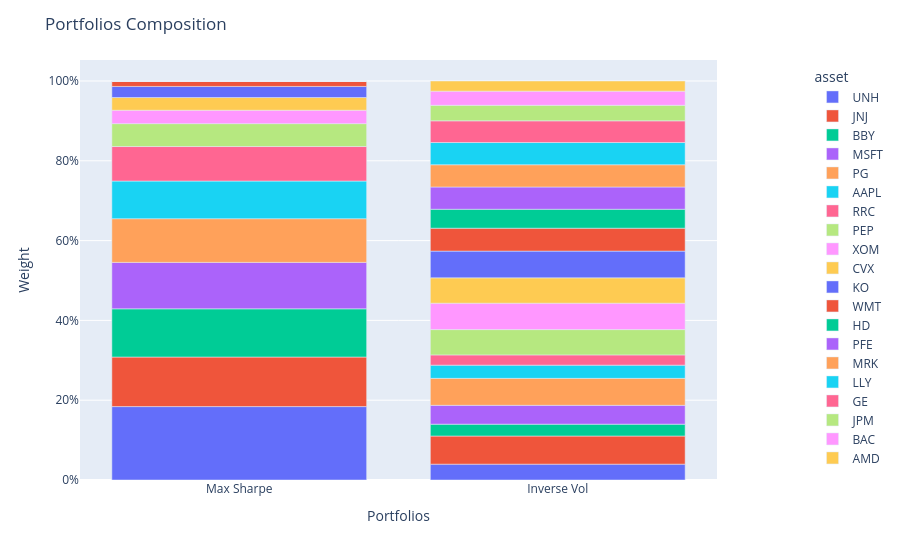

Notebook cell for this chart:
### Code cell
population.plot_composition()

### Figure 1 — Plotly figure (JSON) as saved in the notebook; plotly's stock layout.template omitted (floating-point values rounded to 4 significant figures)
{"data": [{"alignmentgroup": "True", "hovertemplate": "asset=UNH<br>index=%{x}<br>value=%{y}<extra></extra>", "legendgroup": "UNH", "marker": {"color": "#636efa", "pattern": {"shape": ""}}, "name": "UNH", "offsetgroup": "UNH", "orientation": "v", "showlegend": true, "textposition": "auto", "type": "bar", "x": ["Max Sharpe", "Inverse Vol"], "xaxis": "x", "y": [0.184, 0.03971], "yaxis": "y"}, {"alignmentgroup": "True", "hovertemplate": "asset=JNJ<br>index=%{x}<br>value=%{y}<extra></extra>", "legendgroup": "JNJ", "marker": {"color": "#EF553B", "pattern": {"shape": ""}}, "name": "JNJ", "offsetgroup": "JNJ", "orientation": "v", "showlegend": true, "textposition": "auto", "type": "bar", "x": ["Max Sharpe", "Inverse Vol"], "xaxis": "x", "y": [0.1241, 0.0705], "yaxis": "y"}, {"alignmentgroup": "True", "hovertemplate": "asset=BBY<br>index=%{x}<br>value=%{y}<extra></extra>", "legendgroup": "BBY", "marker": {"color": "#00cc96", "pattern": {"shape": ""}}, "name": "BBY", "offsetgroup": "BBY", "orientation": "v", "showlegend": true, "textposition": "auto", "type": "bar", "x": ["Max Sharpe", "Inverse Vol"], "xaxis": "x", "y": [0.1209, 0.02969], "yaxis": "y"}, {"alignmentgroup": "True", "hovertemplate": "asset=MSFT<br>index=%{x}<br>value=%{y}<extra></extra>", "legendgroup": "MSFT", "marker": {"color": "#ab63fa", "pattern": {"shape": ""}}, "name": "MSFT", "offsetgroup": "MSFT", "orientation": "v", "showlegend": true, "textposition": "auto", "type": "bar", "x": ["Max Sharpe", "Inverse Vol"], "xaxis": "x", "y": [0.1164, 0.04723], "yaxis": "y"}, {"alignmentgroup": "True", "hovertemplate": "asset=PG<br>index=%{x}<br>value=%{y}<extra></extra>", "legendgroup": "PG", "marker": {"color": "#FFA15A", "pattern": {"shape": ""}}, "name": "PG", "offsetgroup": "PG", "orientation": "v", "showlegend": true, "textposition": "auto", "type": "bar", "x": ["Max Sharpe", "Inverse Vol"], "xaxis": "x", "y": [0.1095, 0.06765], "yaxis": "y"}, {"alignmentgroup": "True", "hovertemplate": "asset=AAPL<br>index=%{x}<br>value=%{y}<extra></extra>", "legendgroup": "AAPL", "marker": {"color": "#19d3f3", "pattern": {"shape": ""}}, "name": "AAPL", "offsetgroup": "AAPL", "orientation": "v", "showlegend": true, "textposition": "auto", "type": "bar", "x": ["Max Sharpe", "Inverse Vol"], "xaxis": "x", "y": [0.09438, 0.03307], "yaxis": "y"}, {"alignmentgroup": "True", "hovertemplate": "asset=RRC<br>index=%{x}<br>value=%{y}<extra></extra>", "legendgroup": "RRC", "marker": {"color": "#FF6692", "pattern": {"shape": ""}}, "name": "RRC", "offsetgroup": "RRC", "orientation": "v", "showlegend": true, "textposition": "auto", "type": "bar", "x": ["Max Sharpe", "Inverse Vol"], "xaxis": "x", "y": [0.08648, 0.02565], "yaxis": "y"}, {"alignmentgroup": "True", "hovertemplate": "asset=PEP<br>index=%{x}<br>value=%{y}<extra></extra>", "legendgroup": "PEP", "marker": {"color": "#B6E880", "pattern": {"shape": ""}}, "name": "PEP", "offsetgroup": "PEP", "orientation": "v", "showlegend": true, "textposition": "auto", "type": "bar", "x": ["Max Sharpe", "Inverse Vol"], "xaxis": "x", "y": [0.05739, 0.06351], "yaxis": "y"}, {"alignmentgroup": "True", "hovertemplate": "asset=XOM<br>index=%{x}<br>value=%{y}<extra></extra>", "legendgroup": "XOM", "marker": {"color": "#FF97FF", "pattern": {"shape": ""}}, "name": "XOM", "offsetgroup": "XOM", "orientation": "v", "showlegend": true, "textposition": "auto", "type": "bar", "x": ["Max Sharpe", "Inverse Vol"], "xaxis": "x", "y": [0.03357, 0.0661], "yaxis": "y"}, {"alignmentgroup": "True", "hovertemplate": "asset=CVX<br>index=%{x}<br>value=%{y}<extra></extra>", "legendgroup": "CVX", "marker": {"color": "#FECB52", "pattern": {"shape": ""}}, "name": "CVX", "offsetgroup": "CVX", "orientation": "v", "showlegend": true, "textposition": "auto", "type": "bar", "x": ["Max Sharpe", "Inverse Vol"], "xaxis": "x", "y": [0.03184, 0.06358], "yaxis": "y"}, {"alignmentgroup": "True", "hovertemplate": "asset=KO<br>index=%{x}<br>value=%{y}<extra></extra>", "legendgroup": "KO", "marker": {"color": "#636efa", "pattern": {"shape": ""}}, "name": "KO", "offsetgroup": "KO", "orientation": "v", "showlegend": true, "textposition": "auto", "type": "bar", "x": ["Max Sharpe", "Inverse Vol"], "xaxis": "x", "y": [0.0278, 0.06698], "yaxis": "y"}, {"alignmentgroup": "True", "hovertemplate": "asset=WMT<br>index=%{x}<br>value=%{y}<extra></extra>", "legendgroup": "WMT", "marker": {"color": "#EF553B", "pattern": {"shape": ""}}, "name": "WMT", "offsetgroup": "WMT", "orientation": "v", "showlegend": true, "textposition": "auto", "type": "bar", "x": ["Max Sharpe", "Inverse Vol"], "xaxis": "x", "y": [0.01346, 0.05745], "yaxis": "y"}, {"alignmentgroup": "True", "hovertemplate": "asset=HD<br>index=%{x}<br>value=%{y}<extra></extra>", "legendgroup": "HD", "marker": {"color": "#00cc96", "pattern": {"shape": ""}}, "name": "HD", "offsetgroup": "HD", "orientation": "v", "showlegend": true, "textposition": "auto", "type": "bar", "x": ["Max Sharpe", "Inverse Vol"], "xaxis": "x", "y": [0.0001784, 0.04742], "yaxis": "y"}, {"alignmentgroup": "True", "hovertemplate": "asset=PFE<br>index=%{x}<br>value=%{y}<extra></extra>", "legendgroup": "PFE", "marker": {"color": "#ab63fa", "pattern": {"shape": ""}}, "name": "PFE", "offsetgroup": "PFE", "orientation": "v", "showlegend": true, "textposition": "auto", "type": "bar", "x": ["Max Sharpe", "Inverse Vol"], "xaxis": "x", "y": [0, 0.05581], "yaxis": "y"}, {"alignmentgroup": "True", "hovertemplate": "asset=MRK<br>index=%{x}<br>value=%{y}<extra></extra>", "legendgroup": "MRK", "marker": {"color": "#FFA15A", "pattern": {"shape": ""}}, "name": "MRK", "offsetgroup": "MRK", "orientation": "v", "showlegend": true, "textposition": "auto", "type": "bar", "x": ["Max Sharpe", "Inverse Vol"], "xaxis": "x", "y": [0, 0.05577], "yaxis": "y"}, {"alignmentgroup": "True", "hovertemplate": "asset=LLY<br>index=%{x}<br>value=%{y}<extra></extra>", "legendgroup": "LLY", "marker": {"color": "#19d3f3", "pattern": {"shape": ""}}, "name": "LLY", "offsetgroup": "LLY", "orientation": "v", "showlegend": true, "textposition": "auto", "type": "bar", "x": ["Max Sharpe", "Inverse Vol"], "xaxis": "x", "y": [0, 0.05571], "yaxis": "y"}, {"alignmentgroup": "True", "hovertemplate": "asset=GE<br>index=%{x}<br>value=%{y}<extra></extra>", "legendgroup": "GE", "marker": {"color": "#FF6692", "pattern": {"shape": ""}}, "name": "GE", "offsetgroup": "GE", "orientation": "v", "showlegend": true, "textposition": "auto", "type": "bar", "x": ["Max Sharpe", "Inverse Vol"], "xaxis": "x", "y": [0, 0.05435], "yaxis": "y"}, {"alignmentgroup": "True", "hovertemplate": "asset=JPM<br>index=%{x}<br>value=%{y}<extra></extra>", "legendgroup": "JPM", "marker": {"color": "#B6E880", "pattern": {"shape": ""}}, "name": "JPM", "offsetgroup": "JPM", "orientation": "v", "showlegend": true, "textposition": "auto", "type": "bar", "x": ["Max Sharpe", "Inverse Vol"], "xaxis": "x", "y": [0, 0.03883], "yaxis": "y"}, {"alignmentgroup": "True", "hovertemplate": "asset=BAC<br>index=%{x}<br>value=%{y}<extra></extra>", "legendgroup": "BAC", "marker": {"color": "#FF97FF", "pattern": {"shape": ""}}, "name": "BAC", "offsetgroup": "BAC", "orientation": "v", "showlegend": true, "textposition": "auto", "type": "bar", "x": ["Max Sharpe", "Inverse Vol"], "xaxis": "x", "y": [0, 0.03551], "yaxis": "y"}, {"alignmentgroup": "True", "hovertemplate": "asset=AMD<br>index=%{x}<br>value=%{y}<extra></extra>", "legendgroup": "AMD", "marker": {"color": "#FECB52", "pattern": {"shape": ""}}, "name": "AMD", "offsetgroup": "AMD", "orientation": "v", "showlegend": true, "textposition": "auto", "type": "bar", "x": ["Max Sharpe", "Inverse Vol"], "xaxis": "x", "y": [0, 0.02549], "yaxis": "y"}], "layout": {"barmode": "relative", "legend": {"title": {"text": "asset"}, "tracegroupgap": 0, "x": 1.15, "xanchor": "left", "y": 0.99, "yanchor": "top"}, "margin": {"t": 60}, "title": {"text": "Portfolios Composition"}, "xaxis": {"anchor": "y", "domain": [0, 1], "title": {"text": "Portfolios"}}, "yaxis": {"anchor": "x", "domain": [0, 1], "tickformat": ",.0%", "title": {"text": "Weight"}}}}
